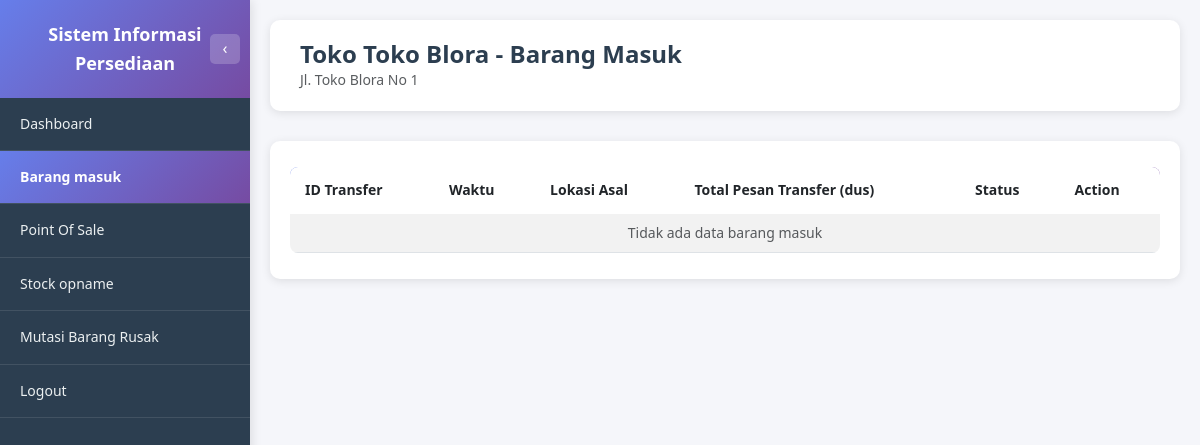
Page /toko/barang_masuk.php (signed in) on the committed database.
### tables this page shows
CREATE TABLE USERS (
         ID_USERS               VARCHAR(8) NOT NULL,
         KD_LOKASI              VARCHAR(8),
         NAMA                   VARCHAR(256),
         USERNAME               VARCHAR(256),
         PASSWORD               VARCHAR(256),
         STATUS                 ENUM('AKTIF', 'TIDAK AKTIF'),
         PRIMARY KEY (ID_USERS)
      );

CREATE TABLE MASTER_LOKASI (
         KD_LOKASI            VARCHAR(8) NOT NULL,
         NAMA_LOKASI          VARCHAR(256),
         TYPE_LOKASI          ENUM('gudang', 'toko'),
         ALAMAT_LOKASI        VARCHAR(256),
         MAX_STOCK_TOTAL      INT,
         SATUAN               ENUM('PIECES', 'DUS'),
         STATUS               ENUM('AKTIF', 'TIDAK AKTIF'),
         PRIMARY KEY (KD_LOKASI)
      );

### toko/barang_masuk.php (the view, shortened to what this page needs)
<?php
require_once '../dbconnect.php';
$user_id = $_SESSION['user_id'];
$query_user = "SELECT u.ID_USERS, u.KD_LOKASI, ml.NAMA_LOKASI
               FROM USERS u
               LEFT JOIN MASTER_LOKASI ml ON u.KD_LOKASI = ml.KD_LOKASI
               WHERE u.ID_USERS = ?";
$stmt_user = $conn->prepare($query_user);
$stmt_user->bind_param("s", $user_id);
$stmt_user->execute();
$result_user = $stmt_user->get_result();
$user_data = $result_user->fetch_assoc();
$kd_lokasi = $user_data['KD_LOKASI'];
$nama_lokasi = $user_data['NAMA_LOKASI'] ?? 'Toko';
$query_alamat = "SELECT ALAMAT_LOKASI FROM MASTER_LOKASI WHERE KD_LOKASI = ?";
$stmt_alamat = $conn->prepare($query_alamat);
$stmt_alamat->bind_param("s", $kd_lokasi);
$stmt_alamat->execute();
$result_alamat = $stmt_alamat->get_result();
$alamat_lokasi = $result_alamat->num_rows > 0 ? $result_alamat->fetch_assoc()['ALAMAT_LOKASI'] : '';
$query_transfer = "SELECT
    tb.ID_TRANSFER_BARANG,
    tb.WAKTU_PESAN_TRANSFER,
    tb.WAKTU_KIRIM_TRANSFER,
    tb.WAKTU_SELESAI_TRANSFER,
    tb.STATUS,
    tb.KD_LOKASI_ASAL,
    ml_asal.KD_LOKASI as KD_LOKASI_ASAL,
    ml_asal.NAMA_LOKASI as NAMA_LOKASI_ASAL,
    ml_asal.ALAMAT_LOKASI as ALAMAT_LOKASI_ASAL,
    COALESCE(SUM(dtb.TOTAL_PESAN_TRANSFER_DUS), 0) as TOTAL_DIPESAN_DUS
FROM TRANSFER_BARANG tb
LEFT JOIN MASTER_LOKASI ml_asal ON tb.KD_LOKASI_ASAL = ml_asal.KD_LOKASI
LEFT JOIN DETAIL_TRANSFER_BARANG dtb ON tb.ID_TRANSFER_BARANG = dtb.ID_TRANSFER_BARANG
WHERE tb.KD_LOKASI_TUJUAN = ? AND tb.STATUS IN ('DIKIRIM', 'SELESAI')
GROUP BY tb.ID_TRANSFER_BARANG, tb.WAKTU_PESAN_TRANSFER, tb.WAKTU_KIRIM_TRANSFER, tb.WAKTU_SELESAI_TRANSFER, tb.STATUS, tb.KD_LOKASI_ASAL, ml_asal.KD_LOKASI, ml_asal.NAMA_LOKASI, ml_asal.ALAMAT_LOKASI
ORDER BY
    CASE tb.STATUS
        WHEN 'DIKIRIM' THEN 1
        WHEN 'SELESAI' THEN 2
        ELSE 3
    END,
    CASE tb.STATUS
        WHEN 'DIKIRIM' THEN tb.WAKTU_KIRIM_TRANSFER
        ELSE NULL
    END ASC,
    CASE tb.STATUS
        WHEN 'SELESAI' THEN tb.WAKTU_SELESAI_TRANSFER
        ELSE NULL
    END DESC";
$stmt_transfer = $conn->prepare($query_transfer);
$stmt_transfer->bind_param("s", $kd_lokasi);
$stmt_transfer->execute();
$result_transfer = $stmt_transfer->get_result();
?>
<!DOCTYPE html>
<html lang="id">
<head>
    <link href="https://cdn.jsdelivr.net/npm/bootstrap@5.3.0/dist/css/bootstrap.min.css" rel="stylesheet">
    <link href="https://cdn.datatables.net/1.13.7/css/dataTables.bootstrap5.min.css" rel="stylesheet">
    <link href="https://cdn.jsdelivr.net/npm/sweetalert2@11/dist/sweetalert2.min.css" rel="stylesheet">
    <link href="../assets/css/style.css" rel="stylesheet">
</head>
<body class="dashboard-body">
    <?php include 'includes/sidebar.php'; ?>
    <div class="main-content">
        <div class="page-header">
            <h1 class="page-title">Toko <?php echo htmlspecialchars($nama_lokasi); ?> - Barang Masuk</h1>
            <?php if (!empty($alamat_lokasi)): ?>
                <p class="text-muted mb-0"><?php echo htmlspecialchars($alamat_lokasi); ?></p>
            <?php endif; ?>
        </div>
        <div class="table-section">
            <div class="table-responsive">
                <table id="tableBarangMasuk" class="table table-custom table-striped table-hover">
                    <thead>
                        <tr>
                            <th>ID Transfer</th>
                            <th>Waktu</th>
                            <th>Lokasi Asal</th>
                            <th>Total Pesan Transfer (dus)</th>
                            <th>Status</th>
                            <th>Action</th>
                        </tr>
                    </thead>
                    <tbody>
                        <?php if ($result_transfer && $result_transfer->num_rows > 0): ?>
                            <?php while ($row = $result_transfer->fetch_assoc()): ?>
                                <tr>
                                    <td><?php echo htmlspecialchars($row['ID_TRANSFER_BARANG']); ?></td>
                                    <td data-order="<?php
                                        $waktu_order = '';
                                        switch($row['STATUS']) {
                                            case 'DIKIRIM':
                                                $waktu_order = !empty($row['WAKTU_KIRIM_TRANSFER']) ? strtotime($row['WAKTU_KIRIM_TRANSFER']) : 0;
                                                break;
                                            case 'SELESAI':
                                                $waktu_order = !empty($row['WAKTU_SELESAI_TRANSFER']) ? -strtotime($row['WAKTU_SELESAI_TRANSFER']) : 0;
                                                break;
                                            default:
                                                $waktu_order = !empty($row['WAKTU_PESAN_TRANSFER']) ? strtotime($row['WAKTU_PESAN_TRANSFER']) : 0;
                                        }
                                        echo $waktu_order;
                                    ?>"><?php echo formatWaktuStack($row['WAKTU_PESAN_TRANSFER'], $row['WAKTU_KIRIM_TRANSFER'], $row['WAKTU_SELESAI_TRANSFER'], $row['STATUS']); ?></td>
                                    <td>
                                        <?php
                                        if (!empty($row['NAMA_LOKASI_ASAL'])) {
                                            $lokasi_text = $row['KD_LOKASI_ASAL'] . '-' . $row['NAMA_LOKASI_ASAL'];
                                            if (!empty($row['ALAMAT_LOKASI_ASAL'])) {
                                                $lokasi_text .= '-' . $row['ALAMAT_LOKASI_ASAL'];
                                            }
                                            echo htmlspecialchars($lokasi_text);
                                        } else {
                                            echo htmlspecialchars($row['KD_LOKASI_ASAL']);
                                        }
                                        ?>
                                    </td>
                                    <td><?php echo number_format($row['TOTAL_DIPESAN_DUS'], 0, ',', '.'); ?></td>
                                    <td data-order="<?php
                                        $status_text = '';
                                        $status_class = '';
                                        $status_order = 0;
                                        switch($row['STATUS']) {
                                            case 'DIKIRIM':
                                                $status_text = 'Dikirim';
                                                $status_class = 'info';
                                                $status_order = 1;
                                                break;
                                            case 'SELESAI':
                                                $status_text = 'Selesai';
                                                $status_class = 'success';
                                                $status_order = 2;
                                                break;
                                            default:
                                                $status_text = $row['STATUS'];
                                                $status_class = 'secondary';
                                                $status_order = 3;
                                        }
                                        echo $status_order;
                                    ?>">
                                        <span class="badge bg-<?php echo $status_class; ?>"><?php echo $status_text; ?></span>
                                    </td>
                                    <td>
                                        <div class="d-flex flex-wrap gap-1">
                                            <button class="btn-view btn-sm" onclick="lihatSuratJalan('<?php echo htmlspecialchars($row['ID_TRANSFER_BARANG']); ?>')">Lihat Surat Jalan</button>
                                            <?php if ($row['STATUS'] == 'DIKIRIM'): ?>
                                                <button class="btn btn-success btn-sm" onclick="validasiMasuk('<?php echo htmlspecialchars($row['ID_TRANSFER_BARANG']); ?>')">Validasi Masuk</button>
                                            <?php endif; ?>
                                        </div>
                                    </td>
                                </tr>
                            <?php endwhile; ?>
                        <?php else: ?>
                            <tr>
                                <td colspan="6" class="text-center text-muted">Tidak ada data barang masuk</td>
                            </tr>
                        <?php endif; ?>
                    </tbody>
                </table>
            </div>
        </div>
    </div>
</body>
</html>

### assets/css/style.css (style rules this page uses)
* { margin: 0; padding: 0; box-sizing: border-box; }
:root { --font-family-primary: 'Segoe UI', Tahoma, Geneva, Verdana, sans-serif; --font-size-base: 14px; --font-size-small: 12px; --font-size-large: 16px; --font-size-title: 24px; --font-size-heading: 18px; --font-weight-normal: 400; --font-weight-medium: 500; --font-weight-bold: 600; }
body { font-family: var(--font-family-primary); font-size: var(--font-size-base); line-height: 1.6; }
:root { --color-primary: #667eea; --color-primary-dark: #764ba2; --color-primary-gradient: linear-gradient(135deg, #667eea 0%, #764ba2 100%); --color-text-primary: #2c3e50; --color-text-secondary: #7f8c8d; --color-text-muted: #666; --color-text-light: #ecf0f1; --color-bg-primary: #f5f6fa; --color-bg-secondary: #ffffff; --color-bg-dark: #2c3e50; --color-bg-gradient: linear-gradient(135deg, #667eea 0%, #764ba2 100%); --color-border: #ddd; --color-border-light: #ecf0f1; --color-success: #27ae60; --color-warning: #f39c12; --color-danger: #e74c3c; --color-info: #3498db; --shadow-sm: 0 2px 10px rgba(0, 0, 0, 0.1); --shadow-md: 0 4px 15px rgba(0, 0, 0, 0.1); --shadow-lg: 0 10px 40px rgba(0, 0, 0, 0.2); }
body { background: var(--color-bg-gradient); min-height: 100vh; }
body.dashboard-body { background: var(--color-bg-primary); }
.main-content { margin-left: 250px; min-height: 100vh; background: var(--color-bg-primary); padding: 20px; transition: margin-left 0.3s ease; width: calc(100% - 250px); box-sizing: border-box; }
.page-header { background: var(--color-bg-secondary); padding: 20px 30px; border-radius: 10px; margin-bottom: 30px; box-shadow: var(--shadow-sm); }
.page-title { font-size: var(--font-size-title); font-weight: var(--font-weight-bold); color: var(--color-text-primary); margin: 0; }
.table-custom { border-radius: 8px; overflow: hidden; }
.table-custom thead { background: var(--color-primary-gradient); color: white; }
.table-custom thead th { border: none; padding: 12px 15px; font-weight: var(--font-weight-bold); }
.table-custom tbody tr { transition: background-color 0.2s; }
.table-section { background: var(--color-bg-secondary); padding: 20px; border-radius: 10px; margin-bottom: 30px; box-shadow: var(--shadow-sm); width: 100%; box-sizing: border-box; }
.table-section .table-responsive { width: 100%; overflow-x: auto; }
.table-section table { width: 100% !important; table-layout: auto; }

### rows in the picture
users: KD_LOKASI.NAMA_LOKASI "Toko Blora"
master_lokasi: ALAMAT_LOKASI "Jl. Toko Blora No 1"
